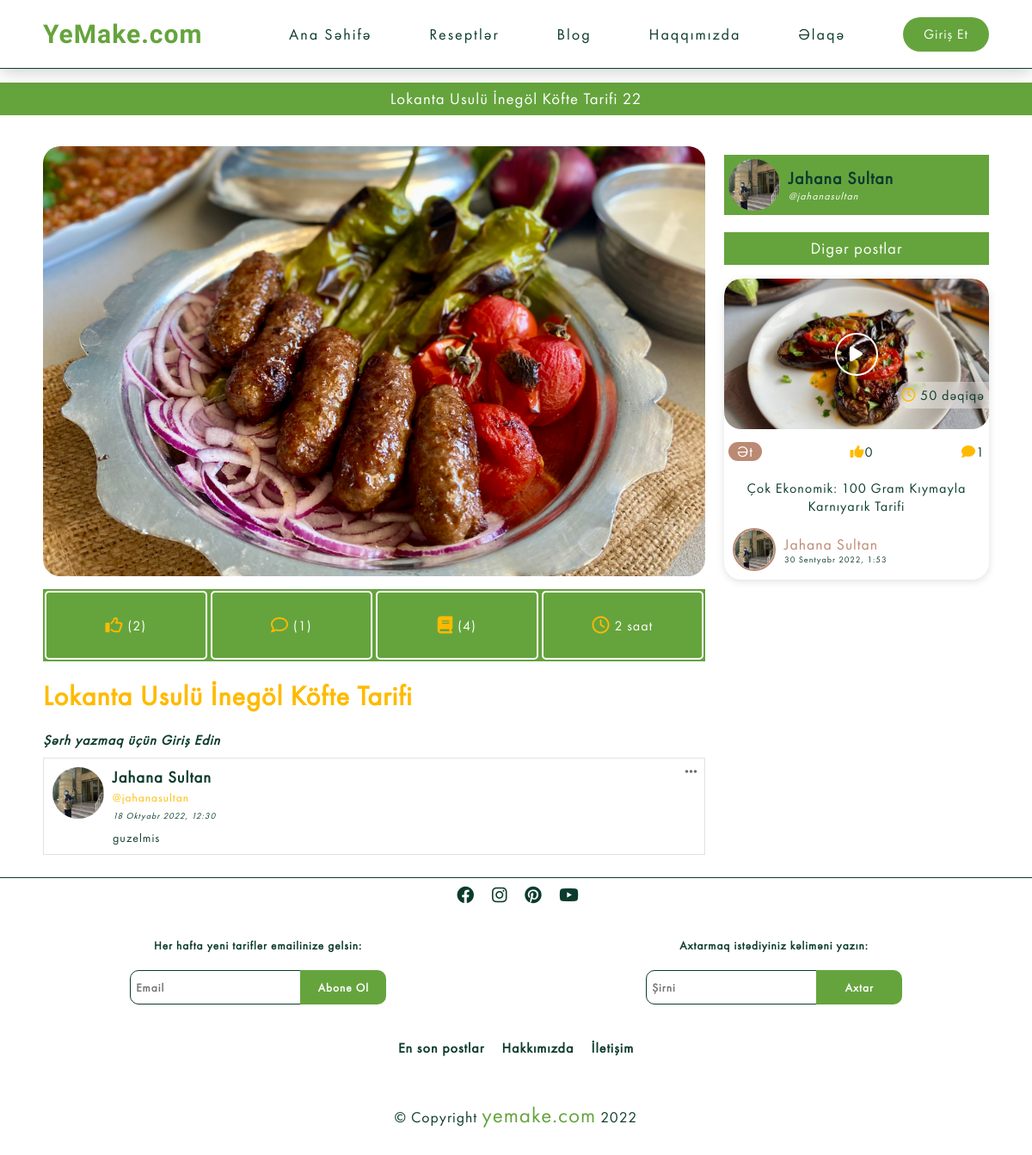
Screenshot of /recipe-details/lokanta-usulu-inegol-kofte-tarifixhcm with the database file from the repository.
### recipes/models.py (models this page shows, shortened)
class Blog(models.Model):
    sn = 'saniyə'
    deq = 'dəqiqə'
    s = 'saat'
    g = 'gün'
    TIME_CHOICES = [
        (sn, "saniyə"),
        (deq, 'dəqiqə'),
        (s, 'saat'),
        (g, 'gün'),
    ]
    title = models.CharField(verbose_name="Başlıq",max_length=1500)
    description = QuillField(verbose_name="Açıqlama")
    image=models.ImageField(verbose_name="Şəkil",null=True, blank=True, default='Recipes/default.jpg', upload_to='Recipes')
    isActive=models.BooleanField(verbose_name="Aktivlik",default=False)
    category= models.ForeignKey(Category,verbose_name="Kateqoriya", on_delete=models.CASCADE)
    slug=models.SlugField(editable=False, verbose_name="Slug", null=True, unique=True)
    cook_time=models.IntegerField(verbose_name="Bişirilmə Vaxtı",null=True)
    time=models.CharField(verbose_name="Zaman Ölçüsü",max_length=10, choices=TIME_CHOICES, default=deq, null=True)
    created=models.DateTimeField("Yaradılma Vaxtı",auto_now_add=True, null=True)
    youtube_link=EmbedVideoField("Youtube Linki",null=True, blank=True)
    owner=models.ForeignKey(Profile,verbose_name="Postu Paylaşan", null=True, on_delete=models.SET_NULL)
    class Meta:
        ordering= ["-created"]
        verbose_name="Resept"
        verbose_name_plural="Reseptlər"

class Review(models.Model):
    owner=models.ForeignKey(Profile, on_delete=models.CASCADE, null=True)
    recipe = models.ForeignKey(Blog ,on_delete=models.CASCADE)
    body=models.TextField(null=True,blank=False)
    created=models.DateTimeField(auto_now_add=True)
    class Meta:
        ordering=["-created"]
        unique_together=[["owner", "recipe"]]

class Category(models.Model):
    title=models.CharField(max_length=250)
    image=models.ImageField(null=True,upload_to='Category')
    slug=models.SlugField(editable=False, verbose_name="Slug", null=True, unique=True)

### users/models.py (models this page shows, shortened)
class Profile(models.Model):
    user=models.OneToOneField(User, on_delete=models.CASCADE, null=True )
    username=models.CharField(max_length=100, null=True, blank=True)
    name=models.CharField(max_length=200, null=True, blank=True)
    email=models.EmailField(max_length=200,null=True,blank=True, unique=True)
    short_info=models.CharField(max_length=200, null=True, blank=True)
    profile_image=models.ImageField(upload_to='Users', null=True, blank=True,default='Users/user-default.jpg')
    cover_image=models.ImageField(upload_to='Users', blank=True, null=True, default='Users/cover.webp')
    slug=models.SlugField( verbose_name="Slug", null=True, unique=True)

### recipes/views.py (the view, shortened to what this page needs)
# urls.py: path('recipe-details/<slug:slug>', views.details, name="blogdetails"),
def details(request, slug):
    form=ReviewForm
    blog = Blog.objects.get(slug=slug)
    blogs= Blog.objects.filter(category=blog.category).filter(~Q(id=blog.id))
    reviews=Review.objects.filter(recipe=blog)
    upvote=Vote.objects.filter(Q(recipe=blog) & Q(value="up"))
    downvote=Vote.objects.filter(Q(recipe=blog) & Q(value="down"))
    book=RecipeBook.objects.filter(recipe__slug=slug).count()
    context = {
        "blog" : blog,
        "blogs" : blogs,
        "review":reviews,
        "upvote":upvote,
        "downvote":downvote,
        "form":form,
        "book":book
    }
    return render(request, "recipes/recipe_details.html", context)

### templates/recipes/recipe_details.html (shortened to what this page needs)
{% extends 'base.html' %}
{% load embed_video_tags %}
{% load static %}
{% block css %}
<link rel="stylesheet" href='{% static '/css/recipe-details.css' %}?{% now "U" %}'>
<link rel="stylesheet" href='{% static '/css/index.css' %}?{% now "U" %}'>
{% endblock css %}
{% block content %}
<h3 class="title">{{blog.title}} {{blog.id}}</h3>
<div class="container  padding-x">
<div class="details">
    <img src="{{blog.image.url}}" alt="" >
    <div class="detail">
        <div class="category top">
            <i class="fa-regular fa-thumbs-up"></i>
            ({{upvote | length}})
        </div>
        <div class="comments top"><i class="fa-regular fa-comment"></i>({{review | length}})</div>
        <div class="recipe-book top"> <i class="fa-solid fa-book"></i>({{book}})
           </div>
        <div class="time top"><i class="fa-regular fa-clock"></i> {{blog.cook_time}} {{blog.time}}</div>
    </div>
    <div class="content">
        <h1>{{blog.title}}</h1>
    </div>
    <div class="iframe">
<div class="comments">{% if request.user.is_authenticated %}
{% if blog.review_set.all %}
<h1>Siz artıq şərh əlavə etmisiniz (<a href="">Düzəliş et</a>)</h1>
{% else %}
<h1 class="add-comment">Şərh Əlavə Edin</h1>
<form  method="POST" id="UserCommentForm" action="">
    {% csrf_token %}
    <div class="comment">
        <img src="{{user.profile.profile_image.url}}" alt="">
<div class="submit-btn">{{form}}<input type="submit" value="Əlavə Et"></div></div>
</form>
{% endif %}
{% else %}
<a href="{% url 'signin' %}?next={{request.path}}"><h4 class="comment-write">Şərh yazmaq üçün Giriş Edin</h4></a>
{% endif %}
{% for comment in review %}
{% include "partials/__comment.html" %}
{% endfor %}
</div>
</div>
</div>
<div class="other-posts">
   <a href=" {% if blog.owner.id == user.profile.id %} {% url 'profile' user.profile.slug %} {% else %} {% url 'Account' blog.owner.slug %} {% endif %}">
     <div class="owner">
        <div class="profile-img">
            <img src="{{blog.owner.profile_image.url}}" alt="">
            <div class="name">
                <h4>{{blog.owner.name}}</h4>
                <p>@{{blog.owner.username}}</p>
            </div>
        </div>
      </div>
    </a>
    <h3 class="title">Digər postlar</h3>
{% for blog in blogs %}
{% include "partials/__recipecard.html" %}
{% endfor %}
</div>
</div>
{% endblock  %}

### templates/base.html (shortened to what this page needs)
{% load static %}
<!DOCTYPE html>
<html lang="tr">
<head>
    <link rel="stylesheet" href="https://cdnjs.cloudflare.com/ajax/libs/font-awesome/6.1.2/css/all.min.css"
 />
    <link href="https://unpkg.com/pattern.css" rel="stylesheet">
    <link rel="stylesheet" href="//cdn.jsdelivr.net/npm/alertifyjs@1.13.1/build/css/alertify.min.css"/>
    <link rel="stylesheet" href="//cdn.jsdelivr.net/npm/alertifyjs@1.13.1/build/css/themes/default.min.css"/>
    <link rel="stylesheet" href='{% static '/css/style.css' %}?{% now "U" %}'>
    {% block css %}{% endblock  %}
</head>
<body class="bg">
    <nav class="padding-x">
            <div class="logo">
        <a href="{% url 'index' %}">
          YeMake.com
        </a>
    </div>
        <ul class="nav-links">
            <li><a href="{% url 'index' %}">Ana Səhifə</a></li>
            <li><a href="{% url 'recipes' %}">Reseptlər</a></li>
            <li><a href="{% url 'blogs' %}">Blog</a></li>
            <li><a href="{% url 'aboutus' %}">Haqqımızda</a></li>
            <li><a href="{% url 'contact' %}">Əlaqə</a></li>
            {% if request.user.is_authenticated  %}
            <li>
               <div class="notifications">
                   <i class="fa-solid fa-bell"></i>
                   <div class="count">0</div>
                   {% comment %} <div class="notification-dropdown">
                    <ul>
                        <li>hello</li>
                    </ul>
                   </div> {% endcomment %}
               </div>
            </li>
                <li class="profile-nav">
                    <div class="profile-go">
                        {% if user.profile.profile_image %}
                        <img src="{{user.profile.profile_image.url}}" alt="">
                        {% else %}
            <img src="{% static 'image/user-default.jpg' %}" alt="">
                        {% endif %}
                         <p>{{user.profile.name}}</p></div>
                    <div class="dropdown">
                        <ul>
                           <a href="{% url 'profile' user.profile.slug %}">
                            <li><i class="fa-solid fa-user"></i> Profil</li>
                           </a><a href="{% url 'edit-account' %}">
                            <li><i class="fa-solid fa-gear"></i> Tənzimləmələr</li>
                           </a><a href="{% url 'signout' %}">
                            <li><i class="fa-solid fa-arrow-right-from-bracket"></i> Çıxış</li>
                           </a>
                        </ul>
                    </div>
                </li>
            {% else %}
            <a href="{% url 'signin' %}">
                <li><button class="join-button" >Giriş Et</button></li>
            </a>
            {% endif %}
        </ul>
    </nav>
    {% block content %}
     {% endblock  %}
    <footer>
        <div class="footer">
            <div class="icons">
                <a href="#"><i class="fab fa-facebook"></i></a>
                <a href="#"><i class="fab fa-instagram"></i></a>
                <a href="#"><i class="fab fa-pinterest"></i></a>
                <a href="#"><i class="fab fa-youtube"></i></a>
            </div>
            <div class="input">
                <div class="subscribe">
                    <h5>Her hafta yeni tarifler emailinize gelsin:</h5>
                    <input type="email" placeholder="Email">
                    <button>Abone Ol</button>
                </div>
                <div class="search">
                    <h5>Axtarmaq istədiyiniz kəliməni yazın:</h5>
                    <form action="{% url 'recipes' %}" method="get" id="searchForm">
                    <input type='text' id="search" class="searchbar" placeholder="Axtar" name="search_query" />
                    <button type="submit" id="searchbarsubmit">Axtar</button>
                </form>
                </div>
            </div>
            <div class="footer-nav">
                <a href="">En son postlar</a>
                <a href="about.html">Hakkımızda</a>
                <a href="contact.html">İletişim</a>
            </div>
        </div>
        <hr>
        <div class="copyright">
            <p>© Copyright <span>yemake.com</span> {% now "Y" as current_year %}{{ current_year }} </p>
        </div>
    </footer>
</body>
</html>

### templates/partials/__comment.html
{% load static %}
<div class="comment-body">
    <div class="dots"><i class="fa-solid fa-ellipsis"></i></div>
    <div class="img">
        {% if comment.owner.id == user.profile.id %}
        <a href="{% url 'profile' user.profile.slug %}"> <img src="{{comment.owner.profile_image.url}}"></div></a>
        {% else %}
        <a href="{% url 'Account' comment.owner.slug %}"> <img src="{{comment.owner.profile_image.url}}"></div></a>
        {% endif %}
    <div class="comment-content">
        {% if comment.owner.id == user.profile.id %}
        <a href="{% url 'profile' user.profile.slug %}"><div class="comment-owner"><h3>{{comment.owner.name}}</h3>
        <small>@{{comment.owner.username}}</small> </div></a>
        {% else %}
        <a href="{% url 'Account' comment.owner.slug %}"><div class="comment-owner"><h3>{{comment.owner.name}}</h3>
            <small>@{{comment.owner.username}}</small> </div></a>
        {% endif %}
        <p class="time-created">{{comment.created}}</p>
        <p class="comment-text">{{comment.body|linebreaksbr}}</p>
    </div>
</div>

### templates/partials/__recipecard.html (shortened to what this page needs)
<div class="post-card">
    <div class="img">
        {% if blog.youtube_link %}
         <div class="play"><i class="fa-solid fa-play"></i></div>
        {% endif %}
        <img src="{{blog.image.url}}" alt="">
    </div>
    <div class="category">
        <a href="{% url 'recipe-category' blog.category.slug %}"><div class="post-category">
            <p>{{blog.category.title}}</p>
        </div></a>
        <div class="time-cook"><i class="fa-regular fa-clock"></i> {{blog.cook_time}} {{blog.time}}</div>
        <div class="stars"><i class="fa-solid fa-thumbs-up"></i>{{blog.vote_set.all | length }}</div>
        <div class="comment"><i class="fa-solid fa-comment"></i>{{blog.review_set.all | length}}</div>
    </div>
    <div class="title"><a href="{% url 'blogdetails' blog.slug %}">
            <h4>{{blog.title | truncatechars:50}}</h4>
        </a>
    </div>
  <a href="{% if blog.owner.id == user.profile.id %} {% url 'profile' user.profile.slug %} {% else %} {% url 'Account' blog.owner.slug %} {% endif %}" class="profile">
    <div class="profile">
        <div class="profile-photo">
            {% if blog.owner.profile_image %}
            <img src="{{blog.owner.profile_image.url}}" alt="">
            {% endif %}</div>
        <div class="name-date">
            <p class="name">{{blog.owner.name}}</p>
            <p class="date">{{blog.created}}</p>
        </div>
    </div>
</a>
</div>

### static/css/style.css (style rules this page uses)
:root { --dark-green: #0c3b2e; --light-green: #65A43D; --water-green: #bb8a72; --grass-green: #0c3b2e; --brokolli-green: #008c3f; --carrot: #65A43D; --yellow: #ffba00; }
* { margin: 0; padding: 0; color: #f2f5f7; letter-spacing: 1px; font-weight: 300; color: var(--dark-green); text-decoration: none; list-style: none; box-sizing: border-box; font-family: "Montserrat", sans-serif; font-family: "FuturaPT", sans-serif; }
h1, h2, h3, h4, h5, h6 { font-family: "FuturaPT", sans-serif; }
p { font-size: 1.1rem; }
html { scroll-behavior: smooth; }
img { width: 100%; height: 100%; }
.padding-x { padding-left: 50px; padding-right: 50px; }
h3.title { background-color: var(--carrot); backdrop-filter: blur(5px); -webkit-backdrop-filter: blur(5px); text-align: center; padding: 7px; word-wrap: break-word; color: #fff; margin: 1rem 0; }
button { cursor: pointer; }
img { object-fit: cover; }
nav { width: 100%; background-color: #fff; border-bottom: 1px solid var(--grass-green); box-shadow: 0 3px 20px rgba(0, 0, 0, 0.2); display: flex; align-items: center; position: sticky; top: 0; z-index: 1000; justify-content: space-between; height: 80px; }
.logo { display: flex; align-items: center; transition: 0.3s ease; width: 25%; }
.logo a { text-decoration: none; font-size: 30px; font-weight: 900; color: var(--light-green); display: block; font-family: 'Fredericka the Great', cursive; }
.nav-links { display: flex; width: 74%; justify-content: space-between; align-items: center; }
.nav-links li a { display: inline-block; letter-spacing: 2px; transition: 0.3s ease; font-size: 18px; font-weight: 500; }
.join-button { color: #fff; background-color: var(--carrot); border-radius: 2em; padding: 0.6rem 0.8rem; font-size: 1rem; cursor: pointer; width: 100px; height: 40px; border: 0; }
footer { width: 100%; min-height: 100px; background: #fff; border-top: 1.5px solid var(--dark-green); z-index: 100; text-align: center; margin-top: 1rem; }
.footer-nav { display: flex; justify-content: center; margin: 10px; }
.footer-nav a { text-decoration: none; margin: 10px; font-weight: 600; transition: 0.3s ease; }
.footer input { width: 200px; height: 40px; color: #131418; font-weight: 600; padding: 6.5px; border: 1px solid var(--dark-green); border-radius: 10px 0 0 10px; }
.footer button { height: 40px; width: 100px; background-color: var(--carrot); font-weight: 800; border: 0; padding: 5.5px; border-radius: 0 10px 10px 0; margin-left: -6px; color: #fff; }
.input { display: flex; justify-content: space-around; margin-bottom: 30px; }
footer i { transition: 0.5s; font-size: 20px; margin: 10px 5px 20px 10px; }
h5 { margin: 20px !important; font-weight: 600; }
hr { background-color: #fff; height: 1px; border: 0; margin: 20px 0 10px 0; }
.copyright p { padding: 10px 10px 30px 10px; margin-bottom: 0px !important; text-align: center; }
.copyright p span { color: var(--light-green); font-size: 25px; }
.searchbar { width: 300px; padding: 10px; }

### rows the page displays
Blog: title "Lokanta Usulü İnegöl Köfte Tarifi", id "22", image (picture), cook_time "2", time "saat", owner.profile_image (picture), owner.name "Jahana Sultan", owner.username "jahanasultan"
Review: owner.profile_image (picture), owner.name "Jahana Sultan", owner.username "jahanasultan", created "18 Oktyabr 2022, 12:30", body "guzelmis"
Blog: image (picture), category "Ət", cook_time "50", time "dəqiqə", vote_set.all|length "0", review_set.all|length "1", title "Çok Ekonomik: 100 Gram Kıymayla Karnıyarık Tarifi", owner.profile_image (picture), owner.name "Jahana Sultan", created "30 Sentyabr 2022, 1:53"

### other values shown
{{ upvote | length }} "2"
{{ review | length }} "1"
{{ book }} "4"
{{ current_year }} "2022"
